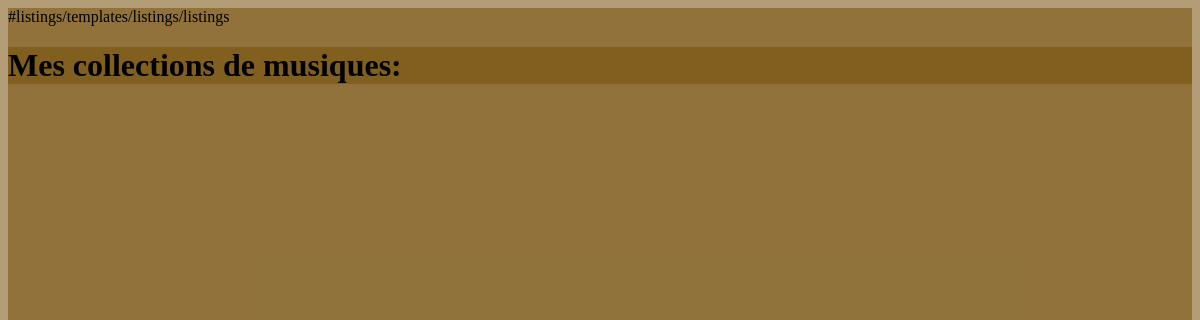
The page /listings/ on the database as committed earlier.
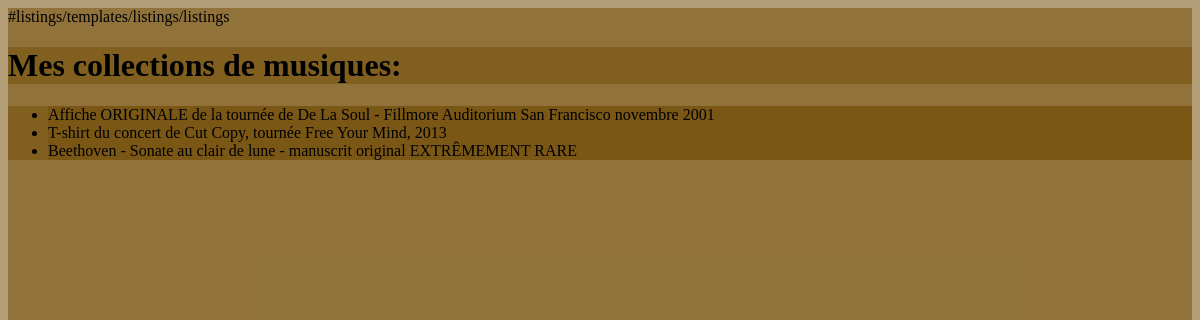
The same page on the database as committed later.
### listings/models.py (models this page shows)
class Listing (models.Model):
    title = models.CharField(max_length=100 )

### listings/views.py (the view)
# urls.py: path("listings/", views.listings),
def listings(request):
    titles = Listing.objects.all()
    return render (request, "listings/listings.html",
                   {'titles': titles})

### listings/templates/listings/listings.html (shortened to what this page needs)
    {% extends 'listings/base.html'%}
    {% block content %}
        <h1> Mes collections de musiques: </h1>
        <ul>
            {% for titre in titles   %}
            <li>{{ titre.title }}</li>
            {% endfor %}
        </ul>
    {% endblock content%}

### listings/templates/listings/base.html (shortened to what this page needs)
<!DOCTYPE html>
{% load static %}
<html>
    <head>
        <link rel="stylesheet" href="{% static 'listings/styles.css' %}">
    </head>
    <body>
            {% block content %}
            {% endblock content %}
    </body>
</html>

### listings/static/listings/styles.css (style rules this page uses)
* { background : rgba(118, 81, 12, 0.562) }

Rows that differ between the two databases and show on the page:
added Listing: title "Affiche ORIGINALE de la tournée de De La Soul - Fillmore Auditorium San Francisco novembre 2001"
added Listing: title "T-shirt du concert de Cut Copy, tournée Free Your Mind, 2013"
added Listing: title "Beethoven - Sonate au clair de lune - manuscrit original EXTRÊMEMENT RARE"
